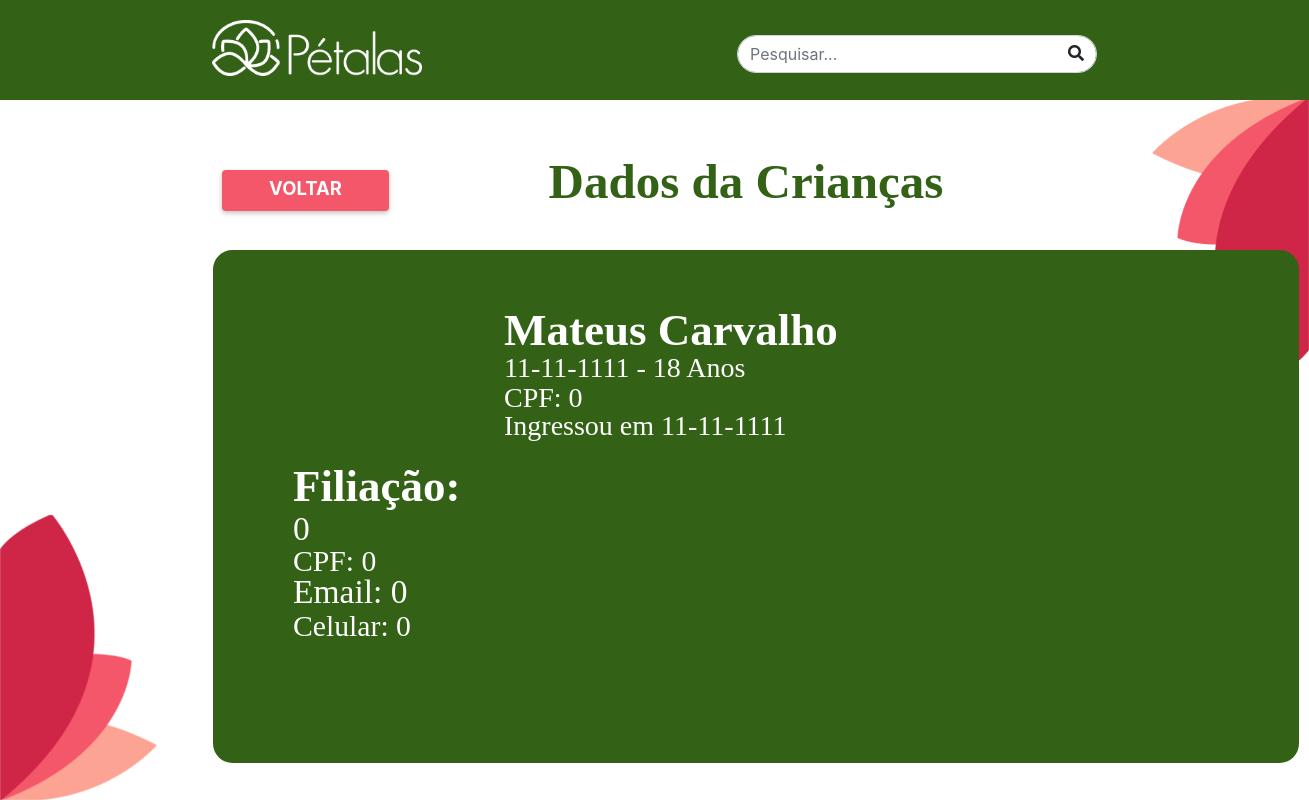
Screenshot of /info_crianca/6/ with the database file from the repository.
### petalas_app/models.py (models this page shows)
class Crianca(models.Model):
    id_crianca = models.AutoField(primary_key=True)
    nome = models.TextField(max_length=255)
    idade = models.IntegerField()
    nascimento = models.DateField()
    entrada = models.DateField()
    turma = models.TextField(max_length=255)
    cpf_crianca = models.TextField(max_length=255)
    nome_resp = models.TextField(max_length=255)
    email_resp = models.TextField(max_length=255)
    tel_resp = models.TextField(max_length=255)
    cpf_resp = models.TextField(max_length=255)

### petalas_app/views.py (the view)
# urls.py: path('info_crianca/<int:crianca_id>/', views.info_crianca, name='info_crianca'),
def info_crianca(request, crianca_id):
    crianca =  Crianca.objects.get(id_crianca=crianca_id)
    context = {'crianca': crianca}
    return render(request, 'info_crianca.html', context)

### templates/info_crianca.html (shortened to what this page needs)
{% include "navbar.html" %}
    <div class="dados-criancas position-absolute"> Dados da Crianças </div>
    <a href="{% url 'listagem_criancas' crianca.turma %}" class="btn voltar-btn titulo-site position-absolute">VOLTAR</a>
<div class=" position-absolute crianca">
  <div class="position-absolute nome"> {{crianca.nome|title}} </div>
  <div class="position-relative itens" style="top: 102px;"> {{ crianca.nascimento|date:"d-m-Y" }} - {{crianca.idade}} Anos </div>
  <div class="position-absolute itens" style="top: 132px;"> CPF: {{ crianca.cpf_crianca}} </div>
  <div class="position-absolute itens" style="top: 160px;"> Ingressou em {{crianca.entrada|date:"d-m-Y"}}</div>
  <div class="position-absolute nome" style="top: 210px; left: 80px;"> Filiação:</div>
  <div class="position-absolute nome-filial" style="top: 260px;"> {{ crianca.nome_resp }} </div>
  <div class="position-absolute cpf" style="top: 295px;"> CPF: {{ crianca.cpf_resp }} </div>
  <div class="position-absolute nome-filial" style="top: 323px;"> Email: {{ crianca.email_resp }} </div>
  <div class="position-absolute cpf" style="top: 360px;"> Celular: {{ crianca.tel_resp }} </div>
</div>

### rows the page displays
Crianca: nome "Mateus Carvalho", nascimento "11-11-1111", idade "18", cpf_crianca "0", entrada "11-11-1111", nome_resp "0", cpf_resp "0", email_resp "0", tel_resp "0"
